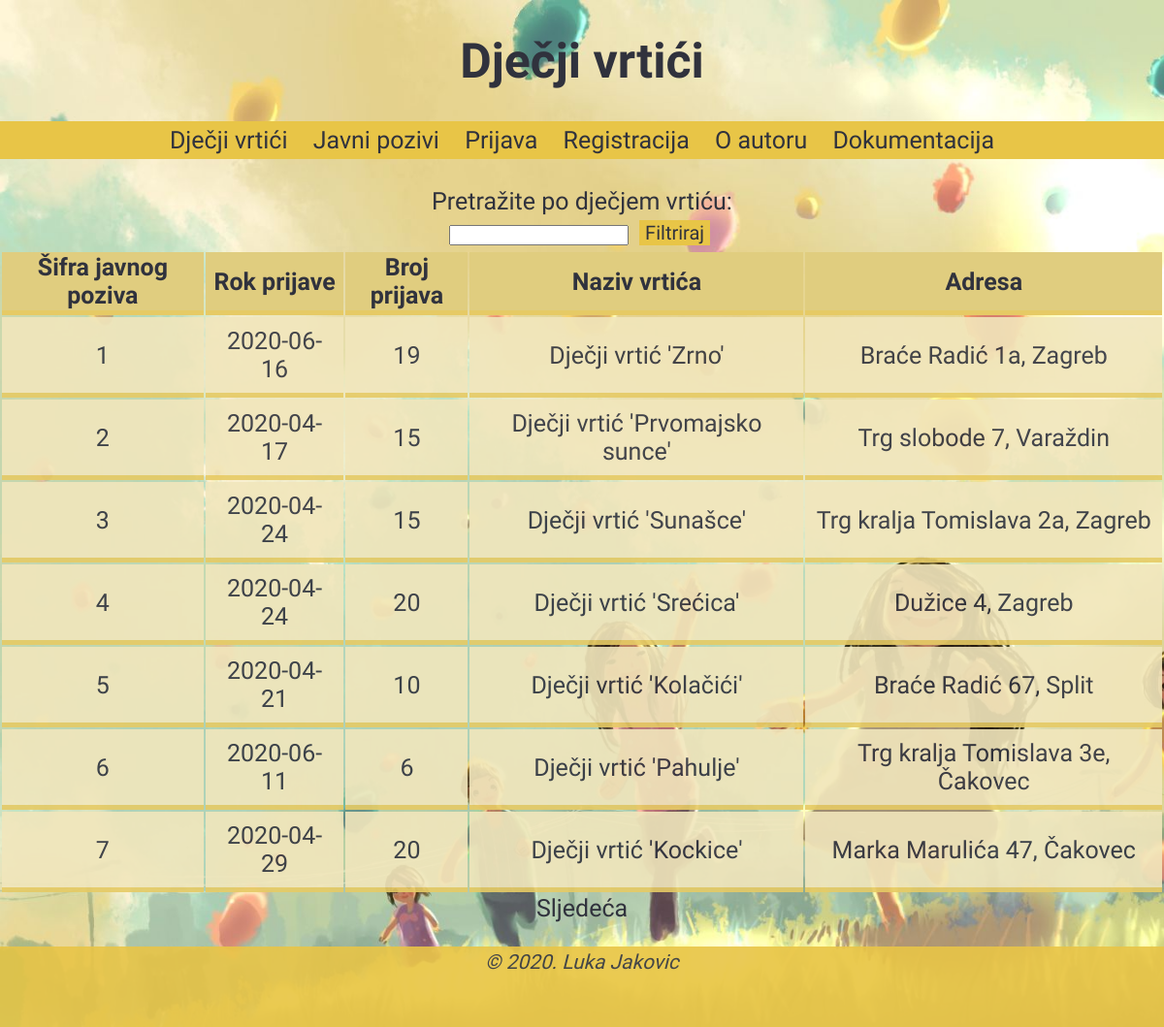
The page /popisi/popis_javnih_poziva.php on the database its author committed.
### tables this page shows
CREATE TABLE `javni_poziv` (
  `javni_poziv_id` int(11) NOT NULL,
  `datum` date DEFAULT NULL,
  `broj_prijava` int(11) DEFAULT NULL,
  `OIB_korisnik` char(11) DEFAULT NULL,
  `djecji_vrtic_id` int(11) DEFAULT NULL
);

CREATE TABLE `djecji_vrtic` (
  `djecji_vrtic_id` int(11) NOT NULL,
  `naziv_djecjeg_vrtica` varchar(45) DEFAULT NULL,
  `adresa` varchar(45) DEFAULT NULL,
  `galerija` varchar(30) NOT NULL,
  `OIB_korisnik_admin` char(11) DEFAULT NULL,
  `OIB_korisnik_mod` char(11) DEFAULT NULL
);

### vanjske_biblioteke/baza.class.php (called while the page is built, shortened)
<?php
class Baza {
    private $veza = null;
    function spojiDB() {
        $this->veza = new mysqli(self::server, self::korisnik, self::lozinka, self::baza);
        $this->veza->set_charset("utf8");
        return $this->veza;
    }
    function selectDB($upit) {
        $rezultat = $this->veza->query($upit);
        return $rezultat;
    }
}
?>

### popisi/popis_javnih_poziva.php (the view, shortened to what this page needs)
<?php
    include("../vanjske_biblioteke/baza.class.php");
    $baza = new Baza();
    $baza->spojiDB();
?>
<!DOCTYPE html>
<html>
    <head>
        <link href="../css/stil.css" rel="stylesheet" type="text/css"/>
    </head>
    <body style="background-image: url(../slike/index-slika.jpg)">
        <header>
            <h1><a href="../index.php">Dječji vrtići</a></h1>
            <?php
                include '.././navigacija.php';
            ?>
        </header>
        <section>
            <?php
                if(isset($uloga) && $uloga === "3"){
                    echo "<form novalidate method='GET' name='form_filter' action='popis_javnih_poziva.php'>
                        <label>Pretražite po dječjem vrtiću:</label><br>
                        <input id='filter' name='filter' type='text'/>
                        <input name='button_filter' type='submit' value='Filtriraj' style='font-family: Amatic SC, cursive;'/><br>
                        </form>";
                    if (!isset($_GET['startrow']) or !is_numeric($_GET['startrow'])) {
                        $početak = 0;
                    } else {
                        $početak = (int)$_GET['startrow'];
                    }
                    if(isset($_GET["filter"])) {
                        $now = date("Y-m-d H:i:s");
                        $sql = "insert into dnevnik (vrijeme, OIB_korisnik, tip_id) values ('$now', '$korisnik_id', 3)";
                        $rs = $baza->selectDB($sql);
                        $vrtic = $_GET["filter"];
                        $sql = "select jp.javni_poziv_id, jp.datum, jp.broj_prijava, dv.naziv_djecjeg_vrtica, dv.adresa from javni_poziv jp, djecji_vrtic dv where jp.djecji_vrtic_id = dv.djecji_vrtic_id and jp.datum > NOW() AND dv.naziv_djecjeg_vrtica LIKE  '%{$vrtic}%' LIMIT $početak, 7";
                    }
                    if (isset($_GET["sort_rok"])) {
                        $now = date("Y-m-d H:i:s");
                        $sql = "insert into dnevnik (vrijeme, OIB_korisnik, tip_id) values ('$now', '$korisnik_id', 3)";
                        $rs = $baza->selectDB($sql);
                        $sql = "select jp.javni_poziv_id, jp.datum, jp.broj_prijava, dv.naziv_djecjeg_vrtica, dv.adresa from javni_poziv jp, djecji_vrtic dv where jp.djecji_vrtic_id = dv.djecji_vrtic_id and jp.datum > NOW() ORDER BY jp.datum LIMIT $početak, 7";
                    }
                    if(!isset($_GET["sort_rok"]) && !isset($_GET["filter"])) {
                        $sql = "select jp.javni_poziv_id, jp.datum, jp.broj_prijava, dv.naziv_djecjeg_vrtica, dv.adresa from javni_poziv jp, djecji_vrtic dv where jp.djecji_vrtic_id = dv.djecji_vrtic_id and jp.datum > NOW() LIMIT $početak, 7";
                    }
                    $rs = $baza->selectDB($sql);
                    if ($baza->pogreskaDB()) {
                        echo "Problem kod upita na bazu podataka!";
                        exit;
                    }
                    echo "<table><tr><th>Šifra javnog poziva</th><th><a style='text-decoration: none; color: #30323d;' href='popis_javnih_poziva.php?sort_rok=true'>Rok prijave</a></th><th>Broj prijava</th><th>Naziv vrtića</th><th>Adresa</th></tr>\n";
                    while (list($br, $datum, $brprijava, $djecjivrtic, $adresa) = $rs->fetch_array()) {
                        echo "<tr>
                        <td>$br</td>
                        <td>$datum</td>
                        <td>$brprijava</td>
                        <td>Dječji vrtić '$djecjivrtic'</td>
                        <td>$adresa</td>
                        </tr>\n";
                    }
                    echo "</table>\n";
                    echo "<a style='text-decoration: none; color: #30323d;' href='".$_SERVER['PHP_SELF'].'?startrow='.($početak+7)."'>Sljedeća</a><br>";
                    $prethodna = $početak - 7;
                    if ($prethodna >= 0)
                        echo "<a style='text-decoration: none; color: #30323d;' href='".$_SERVER['PHP_SELF'].'?startrow='.$prethodna."'>Prethodna</a>";
                    echo "</div>";
                    $rs->close();
                    $baza->zatvoriDB();
                } else {
                    echo "<form novalidate method='GET' name='form_filter' action='popis_javnih_poziva.php'>
                        <label>Pretražite po dječjem vrtiću:</label><br>
                        <input id='filter' name='filter' type='text'/>
                        <input name='button_filter' type='submit' value='Filtriraj' style='font-family: Amatic SC, cursive;'/><br>
                        </form>";
                    if (!isset($_GET['startrow']) or !is_numeric($_GET['startrow'])) {
                        $početak = 0;
                    } else {
                        $početak = (int)$_GET['startrow'];
                    }
                    if(!isset($_GET["sort_rok"]) && !isset($_GET["filter"])) {
                        $sql = "select jp.javni_poziv_id, jp.datum, jp.broj_prijava, dv.naziv_djecjeg_vrtica, dv.adresa from javni_poziv jp, djecji_vrtic dv where jp.djecji_vrtic_id = dv.djecji_vrtic_id LIMIT $početak, 7";
                    }
                    $baza->spojiDB();
                    $rs = $baza->selectDB($sql);
                    echo "<table><tr><th>Šifra javnog poziva</th><th><a style='text-decoration: none; color: #30323d;' href='popis_javnih_poziva.php?sort_rok=true'>Rok prijave</a></th><th>Broj prijava</th><th>Naziv vrtića</th><th>Adresa</th></tr>\n";
                    while (list($br, $datum, $brprijava, $djecjivrtic, $adresa) = $rs->fetch_array()) {
                        echo "<tr>
                        <td>$br</td>
                        <td>$datum</td>
                        <td>$brprijava</td>
                        <td>Dječji vrtić '$djecjivrtic'</td>
                        <td>$adresa</td>
                        </tr>\n";
                    }
                    echo "</table>\n";
                    echo "<a style='text-decoration: none; color: #30323d;' href='".$_SERVER['PHP_SELF'].'?startrow='.($početak+7)."'>Sljedeća</a><br>";
                }
            ?>
        </section>
        <footer>
            <address>
                <p><small><a style='text-decoration: none; color: #30323d;' href="../o_autoru.php">&copy; 2020. Luka Jakovic</a></small></p><br>
            </address>
        </footer>
    </body>
</html>

### css/stil.css (style rules this page uses)
@media only screen and (min-width: 1024px) { body { font-family: 'Amatic SC', cursive; font-size: 25px; color: #30323d; margin: auto; text-align: center; background-repeat: no-repeat; background-size: cover; background-attachment: fixed; } }
@media only screen and (min-width: 1024px) { h1 > a { text-decoration: none; color: #30323d; } }
@media only screen and (min-width: 1024px) { input[type=submit] { margin: 5px; border: none; background-color: #e8c547; color: #30323d; font-size: 20px; } }
@media only screen and (min-width: 1024px) { table { margin: auto; } }
@media only screen and (min-width: 1024px) { th { border-bottom: 5px solid #e6ca65; text-align: center; background-color: #e0cd7f; } }
@media only screen and (min-width: 1024px) { td { border-bottom: 5px solid #e6ca65; text-align: center; background-color: #f1e6bc; padding: 10px; opacity: 0.9; } }
@media only screen and (min-width: 1024px) { footer { background-color: #e8c547; opacity: 0.9; } }

### rows shown on the page
javni_poziv: javni_poziv_id "1", datum "2020-06-16", broj_prijava "19", djecji_vrtic.naziv_djecjeg_vrtica "Zrno", djecji_vrtic.adresa "Braće Radić 1a, Zagreb"
javni_poziv: javni_poziv_id "2", datum "2020-04-17", broj_prijava "15", djecji_vrtic.naziv_djecjeg_vrtica "Prvomajsko sunce", djecji_vrtic.adresa "Trg slobode 7, Varaždin"
javni_poziv: javni_poziv_id "3", datum "2020-04-24", broj_prijava "15", djecji_vrtic.naziv_djecjeg_vrtica "Sunašce", djecji_vrtic.adresa "Trg kralja Tomislava 2a, Zagreb"
javni_poziv: javni_poziv_id "4", datum "2020-04-24", broj_prijava "20", djecji_vrtic.naziv_djecjeg_vrtica "Srećica", djecji_vrtic.adresa "Dužice 4, Zagreb"
javni_poziv: javni_poziv_id "5", datum "2020-04-21", broj_prijava "10", djecji_vrtic.naziv_djecjeg_vrtica "Kolačići", djecji_vrtic.adresa "Braće Radić 67, Split"
javni_poziv: javni_poziv_id "6", datum "2020-06-11", broj_prijava "6", djecji_vrtic.naziv_djecjeg_vrtica "Pahulje", djecji_vrtic.adresa "Trg kralja Tomislava 3e, Čakovec"
javni_poziv: javni_poziv_id "7", datum "2020-04-29", broj_prijava "20", djecji_vrtic.naziv_djecjeg_vrtica "Kockice", djecji_vrtic.adresa "Marka Marulića 47, Čakovec"
